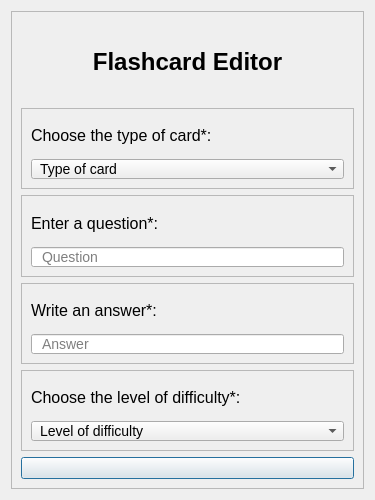
<?xml version="1.0" encoding="UTF-8"?>
<ui version="4.0">
 <class>Dialog</class>
 <widget class="QDialog" name="Dialog">
  <property name="geometry">
   <rect>
    <x>0</x>
    <y>0</y>
    <width>375</width>
    <height>500</height>
   </rect>
  </property>
  <property name="windowTitle">
   <string>Flashcard Editor</string>
  </property>
  <layout class="QVBoxLayout" name="verticalLayout_6">
   <item>
    <widget class="QFrame" name="frame">
     <property name="frameShape">
      <enum>QFrame::StyledPanel</enum>
     </property>
     <property name="frameShadow">
      <enum>QFrame::Raised</enum>
     </property>
     <layout class="QVBoxLayout" name="verticalLayout_5">
      <item>
       <widget class="QLabel" name="title">
        <property name="styleSheet">
         <string notr="true">font-weight: bold;
font-size: 24px;</string>
        </property>
        <property name="text">
         <string>Flashcard Editor</string>
        </property>
        <property name="alignment">
         <set>Qt::AlignCenter</set>
        </property>
       </widget>
      </item>
      <item>
       <widget class="QFrame" name="card_type">
        <property name="frameShape">
         <enum>QFrame::StyledPanel</enum>
        </property>
        <property name="frameShadow">
         <enum>QFrame::Raised</enum>
        </property>
        <layout class="QVBoxLayout" name="verticalLayout">
         <item>
          <widget class="QLabel" name="card_type_appeal">
           <property name="styleSheet">
            <string notr="true">font-size: 16px;</string>
           </property>
           <property name="text">
            <string>Choose the type of card*:</string>
           </property>
          </widget>
         </item>
         <item>
          <widget class="QComboBox" name="card_type_choice">
           <property name="styleSheet">
            <string notr="true">QComboBox {
padding-left: 8px;
font-size: 14px;
}</string>
           </property>
           <property name="currentIndex">
            <number>-1</number>
           </property>
           <property name="placeholderText">
            <string>Type of card</string>
           </property>
           <item>
            <property name="text">
             <string>Text</string>
            </property>
           </item>
           <item>
            <property name="text">
             <string>True/False</string>
            </property>
           </item>
           <item>
            <property name="text">
             <string>Multiple Choice</string>
            </property>
           </item>
          </widget>
         </item>
        </layout>
       </widget>
      </item>
      <item>
       <widget class="QFrame" name="question">
        <property name="frameShape">
         <enum>QFrame::StyledPanel</enum>
        </property>
        <property name="frameShadow">
         <enum>QFrame::Raised</enum>
        </property>
        <layout class="QVBoxLayout" name="verticalLayout_3">
         <item>
          <widget class="QLabel" name="question_appeal">
           <property name="styleSheet">
            <string notr="true">font-size: 16px;</string>
           </property>
           <property name="text">
            <string>Enter a question*:</string>
           </property>
          </widget>
         </item>
         <item>
          <widget class="QLineEdit" name="question_writing">
           <property name="styleSheet">
            <string notr="true">QLineEdit {
padding-left: 8px;
font-size: 14px;
}</string>
           </property>
           <property name="placeholderText">
            <string>Question</string>
           </property>
          </widget>
         </item>
        </layout>
       </widget>
      </item>
      <item>
       <widget class="QFrame" name="answer">
        <property name="frameShape">
         <enum>QFrame::StyledPanel</enum>
        </property>
        <property name="frameShadow">
         <enum>QFrame::Raised</enum>
        </property>
        <layout class="QVBoxLayout" name="verticalLayout_4">
         <item>
          <widget class="QLabel" name="answer_appeal">
           <property name="styleSheet">
            <string notr="true">font-size: 16px;</string>
           </property>
           <property name="text">
            <string>Write an answer*:</string>
           </property>
          </widget>
         </item>
         <item>
          <widget class="QLineEdit" name="answer_writing">
           <property name="styleSheet">
            <string notr="true">QLineEdit {
padding-left: 8px;
font-size: 14px;
}</string>
           </property>
           <property name="placeholderText">
            <string>Answer</string>
           </property>
          </widget>
         </item>
        </layout>
       </widget>
      </item>
      <item>
       <widget class="QFrame" name="difficulty">
        <property name="frameShape">
         <enum>QFrame::StyledPanel</enum>
        </property>
        <property name="frameShadow">
         <enum>QFrame::Raised</enum>
        </property>
        <layout class="QVBoxLayout" name="verticalLayout_2">
         <item>
          <widget class="QLabel" name="difficulty_appeal">
           <property name="styleSheet">
            <string notr="true">font-size: 16px;</string>
           </property>
           <property name="text">
            <string>Choose the level of difficulty*:</string>
           </property>
          </widget>
         </item>
         <item>
          <widget class="QComboBox" name="difficulty_choice">
           <property name="styleSheet">
            <string notr="true">QComboBox {
padding-left: 8px;
font-size: 14px;
}</string>
           </property>
           <property name="currentIndex">
            <number>-1</number>
           </property>
           <property name="placeholderText">
            <string>Level of difficulty</string>
           </property>
           <item>
            <property name="text">
             <string>Easy</string>
            </property>
           </item>
           <item>
            <property name="text">
             <string>Medium</string>
            </property>
           </item>
           <item>
            <property name="text">
             <string>Hard</string>
            </property>
           </item>
          </widget>
         </item>
        </layout>
       </widget>
      </item>
      <item>
       <widget class="QPushButton" name="add_card_button">
        <property name="toolTip">
         <string>Add Flashcard</string>
        </property>
        <property name="styleSheet">
         <string notr="true"/>
        </property>
        <property name="text">
         <string/>
        </property>
        <property name="icon">
         <iconset>
          <normaloff>../../assets/save.png</normaloff>../../assets/save.png</iconset>
        </property>
        <property name="iconSize">
         <size>
          <width>24</width>
          <height>24</height>
         </size>
        </property>
       </widget>
      </item>
     </layout>
    </widget>
   </item>
  </layout>
 </widget>
 <resources/>
 <connections/>
</ui>
